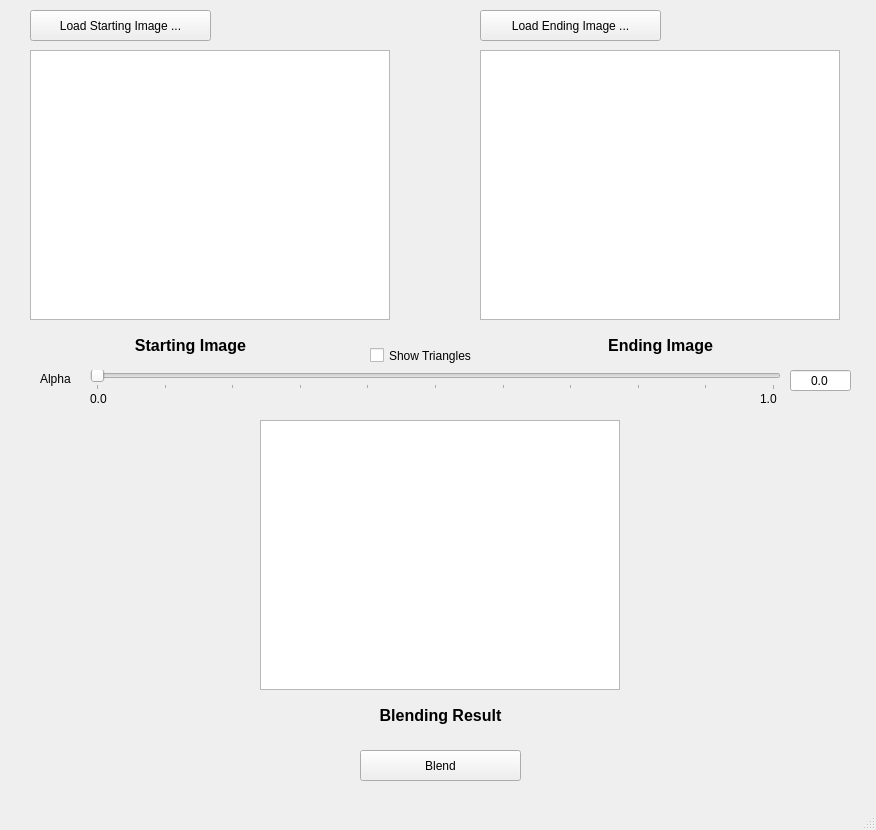
<?xml version="1.0" encoding="UTF-8"?>
<ui version="4.0">
 <class>MainWindow</class>
 <widget class="QMainWindow" name="MainWindow">
  <property name="geometry">
   <rect>
    <x>0</x>
    <y>0</y>
    <width>876</width>
    <height>830</height>
   </rect>
  </property>
  <property name="windowTitle">
   <string>MainWindow</string>
  </property>
  <widget class="QWidget" name="centralwidget">
   <widget class="QPushButton" name="Loadstartbtn">
    <property name="geometry">
     <rect>
      <x>30</x>
      <y>10</y>
      <width>181</width>
      <height>31</height>
     </rect>
    </property>
    <property name="text">
     <string>Load Starting Image ...</string>
    </property>
   </widget>
   <widget class="QPushButton" name="Loadendbtn">
    <property name="geometry">
     <rect>
      <x>480</x>
      <y>10</y>
      <width>181</width>
      <height>31</height>
     </rect>
    </property>
    <property name="text">
     <string>Load Ending Image ...</string>
    </property>
   </widget>
   <widget class="QGraphicsView" name="Endimage">
    <property name="geometry">
     <rect>
      <x>480</x>
      <y>50</y>
      <width>360</width>
      <height>270</height>
     </rect>
    </property>
   </widget>
   <widget class="QGraphicsView" name="Startimage">
    <property name="geometry">
     <rect>
      <x>30</x>
      <y>50</y>
      <width>360</width>
      <height>270</height>
     </rect>
    </property>
   </widget>
   <widget class="QLabel" name="Startinglabel">
    <property name="geometry">
     <rect>
      <x>110</x>
      <y>330</y>
      <width>161</width>
      <height>31</height>
     </rect>
    </property>
    <property name="text">
     <string>&lt;!DOCTYPE HTML PUBLIC &quot;-//W3C//DTD HTML 4.0//EN&quot; &quot;http://www.w3.org/TR/REC-html40/strict.dtd&quot;&gt;
&lt;html&gt;&lt;head&gt;&lt;meta name=&quot;qrichtext&quot; content=&quot;1&quot; /&gt;&lt;style type=&quot;text/css&quot;&gt;
p, li { white-space: pre-wrap; }
&lt;/style&gt;&lt;/head&gt;&lt;body style=&quot; font-family:'Sans'; font-size:10pt; font-weight:400; font-style:normal;&quot;&gt;
&lt;p align=&quot;center&quot; style=&quot; margin-top:0px; margin-bottom:0px; margin-left:0px; margin-right:0px; -qt-block-indent:0; text-indent:0px;&quot;&gt;&lt;span style=&quot; font-size:12pt; font-weight:600;&quot;&gt;Starting Image&lt;/span&gt;&lt;/p&gt;&lt;/body&gt;&lt;/html&gt;</string>
    </property>
   </widget>
   <widget class="QLabel" name="Endinglable">
    <property name="geometry">
     <rect>
      <x>580</x>
      <y>330</y>
      <width>161</width>
      <height>31</height>
     </rect>
    </property>
    <property name="text">
     <string>&lt;!DOCTYPE HTML PUBLIC &quot;-//W3C//DTD HTML 4.0//EN&quot; &quot;http://www.w3.org/TR/REC-html40/strict.dtd&quot;&gt;
&lt;html&gt;&lt;head&gt;&lt;meta name=&quot;qrichtext&quot; content=&quot;1&quot; /&gt;&lt;style type=&quot;text/css&quot;&gt;
p, li { white-space: pre-wrap; }
&lt;/style&gt;&lt;/head&gt;&lt;body style=&quot; font-family:'Sans'; font-size:10pt; font-weight:400; font-style:normal;&quot;&gt;
&lt;p align=&quot;center&quot; style=&quot; margin-top:0px; margin-bottom:0px; margin-left:0px; margin-right:0px; -qt-block-indent:0; text-indent:0px;&quot;&gt;&lt;span style=&quot; font-size:12pt; font-weight:600;&quot;&gt;Ending Image&lt;/span&gt;&lt;/p&gt;&lt;/body&gt;&lt;/html&gt;</string>
    </property>
   </widget>
   <widget class="QCheckBox" name="Triangleshow">
    <property name="geometry">
     <rect>
      <x>370</x>
      <y>340</y>
      <width>141</width>
      <height>31</height>
     </rect>
    </property>
    <property name="text">
     <string>Show Triangles</string>
    </property>
   </widget>
   <widget class="QSlider" name="Linebar">
    <property name="enabled">
     <bool>true</bool>
    </property>
    <property name="geometry">
     <rect>
      <x>90</x>
      <y>370</y>
      <width>691</width>
      <height>20</height>
     </rect>
    </property>
    <property name="cursor">
     <cursorShape>ArrowCursor</cursorShape>
    </property>
    <property name="mouseTracking">
     <bool>false</bool>
    </property>
    <property name="focusPolicy">
     <enum>Qt::StrongFocus</enum>
    </property>
    <property name="contextMenuPolicy">
     <enum>Qt::DefaultContextMenu</enum>
    </property>
    <property name="acceptDrops">
     <bool>false</bool>
    </property>
    <property name="maximum">
     <number>100</number>
    </property>
    <property name="singleStep">
     <number>5</number>
    </property>
    <property name="pageStep">
     <number>5</number>
    </property>
    <property name="value">
     <number>0</number>
    </property>
    <property name="sliderPosition">
     <number>0</number>
    </property>
    <property name="tracking">
     <bool>true</bool>
    </property>
    <property name="orientation">
     <enum>Qt::Horizontal</enum>
    </property>
    <property name="tickPosition">
     <enum>QSlider::TicksBelow</enum>
    </property>
    <property name="tickInterval">
     <number>10</number>
    </property>
   </widget>
   <widget class="QLabel" name="A_label">
    <property name="geometry">
     <rect>
      <x>40</x>
      <y>370</y>
      <width>41</width>
      <height>17</height>
     </rect>
    </property>
    <property name="text">
     <string>Alpha</string>
    </property>
   </widget>
   <widget class="QLabel" name="label">
    <property name="geometry">
     <rect>
      <x>90</x>
      <y>390</y>
      <width>21</width>
      <height>17</height>
     </rect>
    </property>
    <property name="text">
     <string>0.0</string>
    </property>
   </widget>
   <widget class="QLabel" name="label_2">
    <property name="geometry">
     <rect>
      <x>760</x>
      <y>390</y>
      <width>21</width>
      <height>17</height>
     </rect>
    </property>
    <property name="text">
     <string>1.0</string>
    </property>
   </widget>
   <widget class="QLineEdit" name="Alphacof">
    <property name="geometry">
     <rect>
      <x>790</x>
      <y>370</y>
      <width>61</width>
      <height>21</height>
     </rect>
    </property>
    <property name="text">
     <string>0.0</string>
    </property>
    <property name="alignment">
     <set>Qt::AlignCenter</set>
    </property>
    <property name="readOnly">
     <bool>true</bool>
    </property>
   </widget>
   <widget class="QGraphicsView" name="Morphimage">
    <property name="geometry">
     <rect>
      <x>260</x>
      <y>420</y>
      <width>360</width>
      <height>270</height>
     </rect>
    </property>
   </widget>
   <widget class="QLabel" name="Blendinglabel">
    <property name="geometry">
     <rect>
      <x>360</x>
      <y>700</y>
      <width>161</width>
      <height>31</height>
     </rect>
    </property>
    <property name="text">
     <string>&lt;!DOCTYPE HTML PUBLIC &quot;-//W3C//DTD HTML 4.0//EN&quot; &quot;http://www.w3.org/TR/REC-html40/strict.dtd&quot;&gt;
&lt;html&gt;&lt;head&gt;&lt;meta name=&quot;qrichtext&quot; content=&quot;1&quot; /&gt;&lt;style type=&quot;text/css&quot;&gt;
p, li { white-space: pre-wrap; }
&lt;/style&gt;&lt;/head&gt;&lt;body style=&quot; font-family:'Sans'; font-size:10pt; font-weight:400; font-style:normal;&quot;&gt;
&lt;p align=&quot;center&quot; style=&quot; margin-top:0px; margin-bottom:0px; margin-left:0px; margin-right:0px; -qt-block-indent:0; text-indent:0px;&quot;&gt;&lt;span style=&quot; font-size:12pt; font-weight:600;&quot;&gt;Blending Result&lt;/span&gt;&lt;/p&gt;&lt;/body&gt;&lt;/html&gt;</string>
    </property>
   </widget>
   <widget class="QPushButton" name="Blendbtn">
    <property name="geometry">
     <rect>
      <x>360</x>
      <y>750</y>
      <width>161</width>
      <height>31</height>
     </rect>
    </property>
    <property name="text">
     <string>Blend</string>
    </property>
   </widget>
  </widget>
  <widget class="QStatusBar" name="statusbar"/>
 </widget>
 <resources/>
 <connections/>
</ui>
